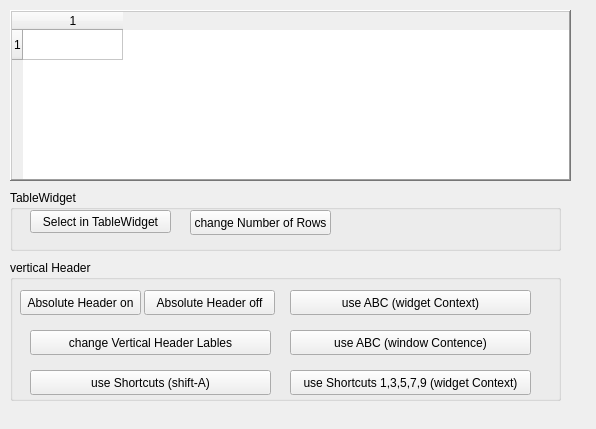
<ui version="4.0" >
 <class>TableWidgetAbsoluteHeaderTestFrame1Class</class>
 <widget class="QFrame" name="TableWidgetAbsoluteHeaderTestFrame1Class" >
  <property name="geometry" >
   <rect>
    <x>0</x>
    <y>0</y>
    <width>596</width>
    <height>429</height>
   </rect>
  </property>
  <property name="windowTitle" >
   <string>TableWidgetAbsoluteHeaderTestFrame1</string>
  </property>
  <widget class="BasarTableWidget" name="tableWidget" >
   <property name="geometry" >
    <rect>
     <x>10</x>
     <y>10</y>
     <width>561</width>
     <height>171</height>
    </rect>
   </property>
   <property name="accessibleName" >
    <string>tw_user</string>
   </property>
   <property name="frameShape" >
    <enum>QFrame::WinPanel</enum>
   </property>
   <property name="frameShadow" >
    <enum>QFrame::Raised</enum>
   </property>
   <property name="autoScroll" >
    <bool>false</bool>
   </property>
   <property name="gridStyle" >
    <enum>Qt::SolidLine</enum>
   </property>
   <property name="rowCount" >
    <number>1</number>
   </property>
   <property name="columnCount" >
    <number>1</number>
   </property>
   <row/>
   <column/>
  </widget>
  <widget class="QGroupBox" name="groupBox" >
   <property name="geometry" >
    <rect>
     <x>10</x>
     <y>190</y>
     <width>551</width>
     <height>61</height>
    </rect>
   </property>
   <property name="title" >
    <string>TableWidget</string>
   </property>
   <widget class="QPushButton" name="pb_tableWidget" >
    <property name="geometry" >
     <rect>
      <x>20</x>
      <y>20</y>
      <width>141</width>
      <height>23</height>
     </rect>
    </property>
    <property name="accessibleName" >
     <string>pb_TableWidget</string>
    </property>
    <property name="text" >
     <string>Select in TableWidget</string>
    </property>
   </widget>
   <widget class="QPushButton" name="pb_rows" >
    <property name="geometry" >
     <rect>
      <x>180</x>
      <y>20</y>
      <width>141</width>
      <height>25</height>
     </rect>
    </property>
    <property name="text" >
     <string>change Number of Rows</string>
    </property>
   </widget>
  </widget>
  <widget class="QGroupBox" name="groupBox_2" >
   <property name="geometry" >
    <rect>
     <x>10</x>
     <y>260</y>
     <width>551</width>
     <height>141</height>
    </rect>
   </property>
   <property name="title" >
    <string>vertical Header</string>
   </property>
   <widget class="QPushButton" name="pushButton_4" >
    <property name="geometry" >
     <rect>
      <x>20</x>
      <y>70</y>
      <width>241</width>
      <height>25</height>
     </rect>
    </property>
    <property name="text" >
     <string>change Vertical Header Lables</string>
    </property>
   </widget>
   <widget class="QPushButton" name="button_useABC_2" >
    <property name="geometry" >
     <rect>
      <x>280</x>
      <y>70</y>
      <width>241</width>
      <height>25</height>
     </rect>
    </property>
    <property name="text" >
     <string>use ABC (window Contence)</string>
    </property>
   </widget>
   <widget class="QPushButton" name="pushButton_2" >
    <property name="geometry" >
     <rect>
      <x>10</x>
      <y>30</y>
      <width>121</width>
      <height>25</height>
     </rect>
    </property>
    <property name="text" >
     <string>Absolute Header on</string>
    </property>
   </widget>
   <widget class="QPushButton" name="pushButton_3" >
    <property name="geometry" >
     <rect>
      <x>134</x>
      <y>30</y>
      <width>131</width>
      <height>25</height>
     </rect>
    </property>
    <property name="text" >
     <string>Absolute Header off</string>
    </property>
   </widget>
   <widget class="QPushButton" name="button_useABC" >
    <property name="geometry" >
     <rect>
      <x>280</x>
      <y>30</y>
      <width>241</width>
      <height>25</height>
     </rect>
    </property>
    <property name="text" >
     <string>use ABC (widget Context)</string>
    </property>
   </widget>
   <widget class="QPushButton" name="pushButton" >
    <property name="geometry" >
     <rect>
      <x>280</x>
      <y>110</y>
      <width>241</width>
      <height>25</height>
     </rect>
    </property>
    <property name="text" >
     <string>use Shortcuts 1,3,5,7,9 (widget Context)</string>
    </property>
   </widget>
   <widget class="QPushButton" name="pushButton_5" >
    <property name="geometry" >
     <rect>
      <x>20</x>
      <y>110</y>
      <width>241</width>
      <height>25</height>
     </rect>
    </property>
    <property name="text" >
     <string>use Shortcuts (shift-A)</string>
    </property>
   </widget>
  </widget>
 </widget>
 <layoutdefault spacing="6" margin="11" />
 <customwidgets>
  <customwidget>
   <class>BasarTableWidget</class>
   <extends>QTableWidget</extends>
   <header>libbasarqtwidget_tablewidget.h</header>
  </customwidget>
 </customwidgets>
 <resources/>
 <connections/>
</ui>
